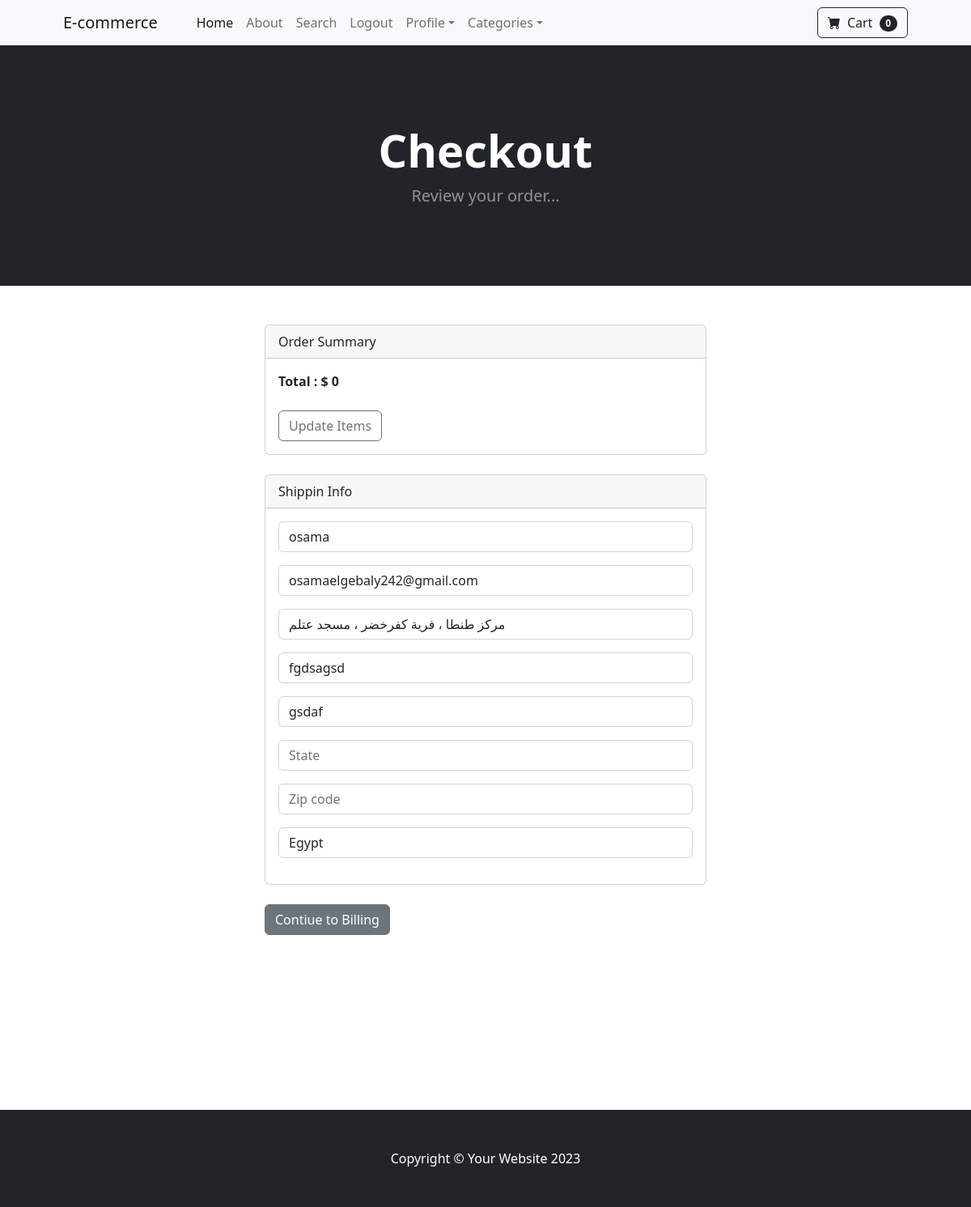
/payment/checkout/ (signed in), run on the app's committed database.
### payment/models.py (models this page shows, shortened)
class ShippingAddress(models.Model):
    user = models.ForeignKey(User,on_delete=models.CASCADE,null=True,blank=True)
    shipping_full_name = models.CharField(max_length=255)
    shipping_email = models.CharField(max_length=255)
    shipping_address1 = models.CharField(max_length=255)
    shipping_address2 = models.CharField(max_length=255)
    shipping_city = models.CharField(max_length=255)
    shipping_state = models.CharField(max_length=255,null=True,blank=True)
    shipping_zipcode = models.CharField(max_length=255,null=True,blank=True)
    shipping_country = models.CharField(max_length=255)
    class Meta:
        verbose_name_plural = "Shipping Address"

### payment/views.py (the view)
# urls.py: path('checkout/',views.checkout,name='checkout'),
def checkout(request):
    cart = Cart(request)
    products = cart.get_prods
    quantities = cart.get_quants
    total = cart.total()
    if request.user.is_authenticated:
        current_user  = ShippingAddress.objects.get(user_id = request.user.id)
        shipping_form = ShippingForm(request.POST or None ,instance=current_user)
    else:
        shipping_form = ShippingForm(request.POST or None)
    return render(request,'payment/checkout.html',{
                                       'products':products,
                                       'quantities':quantities,
                                       'total':total,
                                       'shipping_form':shipping_form})

### cart/cart.py (called while the page is built, shortened)
    def __len__(self):
        return len(self.cart)

    def get_prods(self):
        product_ids = self.cart.keys()
        products = Product.objects.filter(id__in=product_ids)
        return products

    def total(self):
        cart = self.cart
        products_ids = cart.keys()
        products = Product.objects.filter(id__in=products_ids)
        total = 0
        return total

### cart/context_processors.py (called while the page is built)
def cart(request):
    return {'cart':Cart(request)}

def categories(request):
    categories = Category.objects.all()
    return {'categories':categories}

### payment/templates/payment/checkout.html (shortened to what this page needs)
{% extends "base.html" %}
{% block content %}
<header class="bg-dark py-5">
    <div class="container px-4 px-lg-5 my-5">
        <div class="text-center text-white">
            <h1 class="display-4 fw-bolder">Checkout</h1>
            <p class="lead fw-normal text-white-50 mb-0">Review your order... </p>
        </div>
    </div>
</header>
<br><br>
<div class="container">
    <div class="row">
        <div class="col-md-6 offset-md-3">
            <div class="card">
                <div class="card-header">
                  Order Summary
                </div>
                <div class="card-body">
                    <strong> Total : $ {{total}}</strong>
                    <br><br>
                    <a href="{% url "cart_summary" %} " class='btn brn-sm btn-outline-secondary'>Update Items</a>
                </div>
              </div>
              <br>
              <div class="card">
                <div class="card-header">
                    Shippin Info
                  </div>
                <div class="card-body">
                    {{shipping_form.as_p}}
                </div>
              </div>
              <br>
              <a href="" class='btn btn-secondary'>Contiue to Billing </a>
        </div>
    </div>
</div>
<br><br><br><br><br><br><br><br><br>
{% endblock content %}

### data on the page
ShippingAddress: shipping_full_name "osama", shipping_email "osamaelgebaly242@gmail.com", shipping_address1 "مركز طنطا ، فرية كفرخضر ، مسجد عتلم", shipping_address2 "fgdsagsd", shipping_city "gsdaf", shipping_country "Egypt"

### other printed values
{{ cart|length }} "0"
{{ total }} "0"
